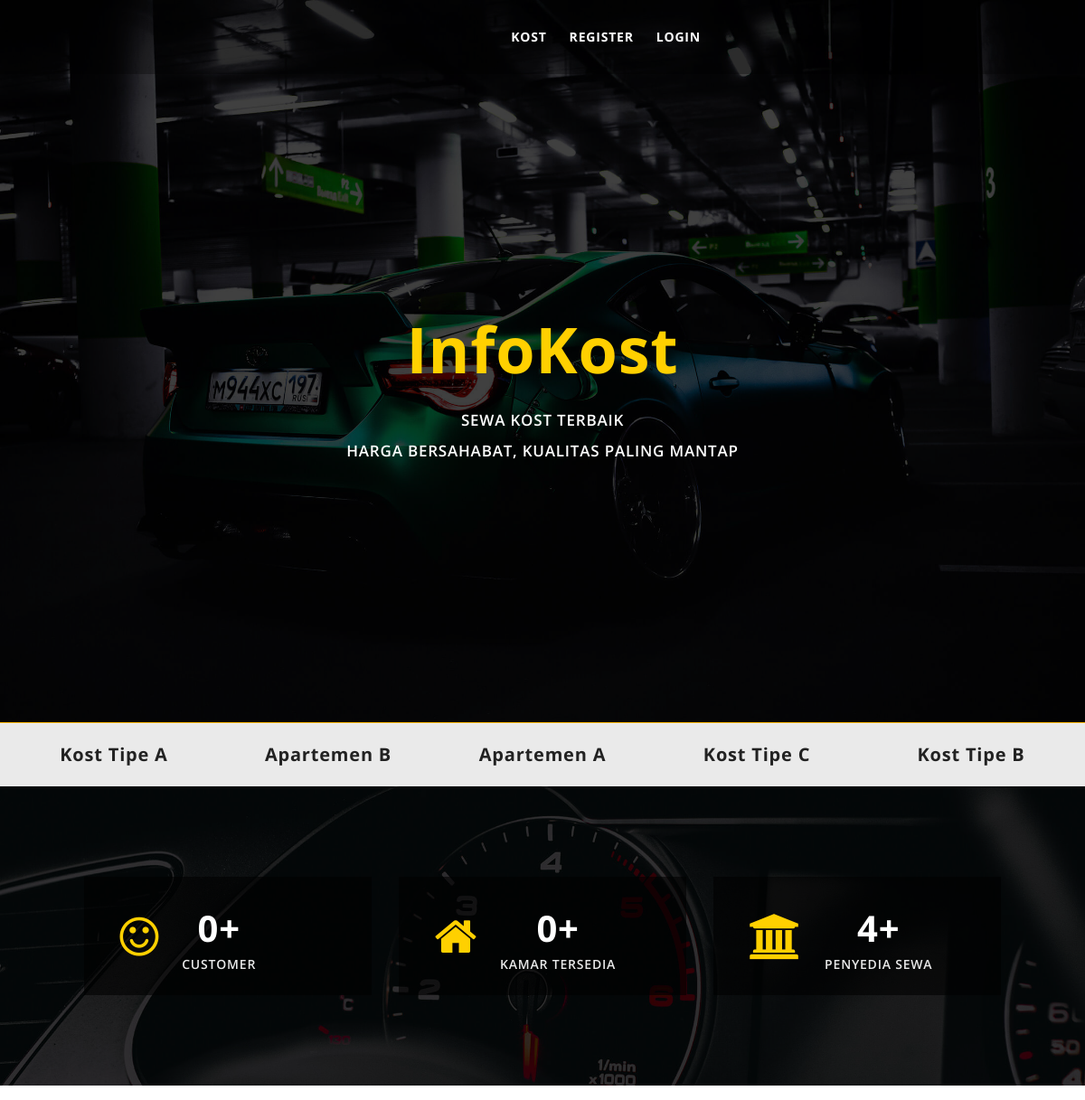
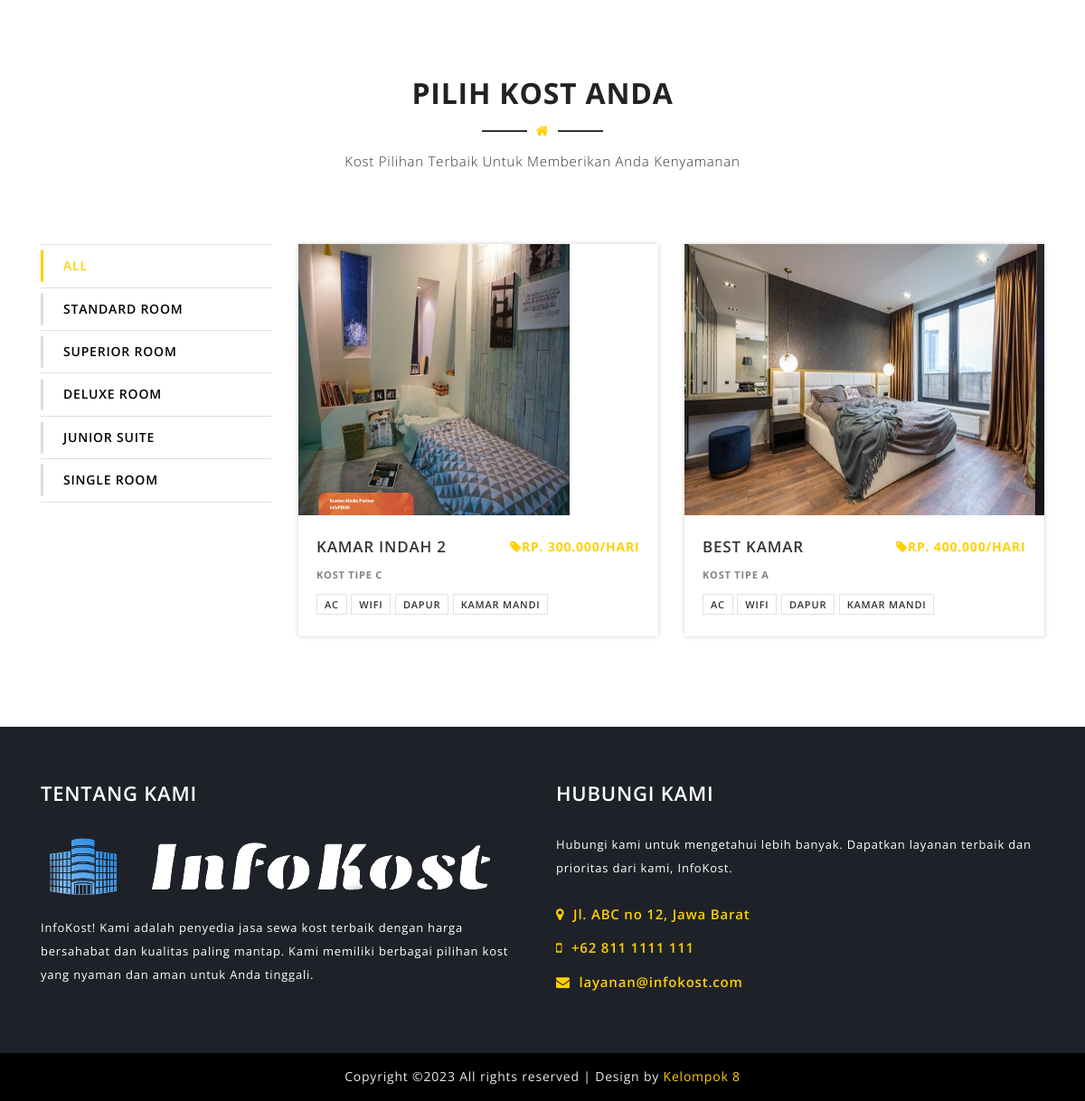
The page /index.php/customer/dashboard on the database its author committed (2 pictures, top to bottom).
### tables this page shows
CREATE TABLE `customer` (
  `id_customer` int(11) NOT NULL,
  `nama` varchar(120) NOT NULL,
  `nama_rental` varchar(120) NOT NULL,
  `username` varchar(120) NOT NULL,
  `alamat` varchar(120) NOT NULL,
  `gender` varchar(20) NOT NULL,
  `no_telp` varchar(20) NOT NULL,
  `no_ktp` varchar(50) NOT NULL,
  `password` varchar(120) NOT NULL,
  `role_id` int(11) NOT NULL
);

CREATE TABLE `type` (
  `id_type` int(11) NOT NULL,
  `kode_type` varchar(10) NOT NULL,
  `nama_type` varchar(50) NOT NULL
);

CREATE TABLE `kos` (
  `id_kos` int(11) NOT NULL,
  `nama_rental` varchar(120) NOT NULL,
  `kode_type` varchar(120) NOT NULL,
  `merk` varchar(120) NOT NULL,
  `no_plat` varchar(200) NOT NULL,
  `warna` varchar(20) NOT NULL,
  `tahun` varchar(4) NOT NULL,
  `status` varchar(50) NOT NULL,
  `harga` int(11) NOT NULL,
  `denda` int(11) NOT NULL,
  `ac` int(11) NOT NULL,
  `supir` int(11) NOT NULL,
  `mp3_player` int(11) NOT NULL,
  `central_lock` int(11) NOT NULL,
  `gambar` varchar(255) NOT NULL
);

### application/controllers/customer/Dashboard.php (called while the page is built, shortened)
<?php
	class Dashboard extends CI_Controller{
		public function index(){
			$data['kos'] = $this->db->query("SELECT * FROM kos mb, type tp WHERE mb.kode_type=tp.kode_type")->result();
			$data['rental'] = $this->db->query("SELECT nama_rental FROM customer WHERE nama_rental != ''")->result();
			$data['type'] = $this->rental_model->get_data('type')->result();
			$data['total_kos'] = $this->db->query("SELECT * FROM kos WHERE status = '1'")->num_rows()-1;
			$data['total_customer'] = $this->db->query("SELECT * FROM customer WHERE role_id = '2'")->num_rows()-1;
			$data['total_rental'] = $this->db->query("SELECT * FROM customer WHERE role_id = '3'")->num_rows()-1;
			$this->load->view('templates_customer/header');
			$this->load->view('customer/dashboard', $data);
			$this->load->view('templates_customer/footer');
		}
	}
?>

### index.php (called while the page is built, shortened)
<?php
require_once BASEPATH.'core/CodeIgniter.php';

### application/models/Rental_model.php (called while the page is built, shortened)
<?php
	class Rental_model extends CI_Model{
		public function get_data($table){
			return $this->db->get($table);
		}
	}
?>

### application/views/customer/dashboard.php (the view)
<section id="slideslow-bg">
    <div class="container">
        <div class="row">
            <div class="col-lg-12 text-center">
                <div class="slideshowcontent">
                    <div class="display-table">
                        <div class="display-table-cell">
                            <h1>InfoKost</h1>
                            <p>SEWA KOST TERBAIK <br>HARGA BERSAHABAT, KUALITAS PALING MANTAP</p>
                        </div>
                    </div>
                </div>
            </div>
        </div>
    </div>
</section>
<div id="partner-area">
    <div class="container-fluid">
        <div class="row">
            <div class="col-lg-12 text-center">
                <div class="partner-content-wrap">
                    <?php foreach ($rental as $rt) : ?>
                        <div class="single-partner">
                            <div class="display-table">
                                <div class="display-table-cell">
                                    <h5><?php echo $rt->nama_rental ?></h5>
                                </div>
                            </div>
                        </div>
                    <?php endforeach; ?>
                </div>
            </div>
        </div>
    </div>
</div>
<section id="funfact-area" class="overlay section-padding">
    <div class="container">
        <div class="row">
            <div class="col-lg-11 col-md-12 m-auto">
                <div class="funfact-content-wrap">
                    <div class="row">
                        <div class="col-lg-4 col-md-6">
                            <div class="single-funfact">
                                <div class="funfact-icon">
                                    <i class="fa fa-smile-o"></i>
                                </div>
                                <div class="funfact-content">
                                    <p><span class="counter"><?php echo $total_customer ?></span>+</p>
                                    <h4>CUSTOMER</h4>
                                </div>
                            </div>
                        </div>
                        <div class="col-lg-4 col-md-6">
                            <div class="single-funfact">
                                <div class="funfact-icon">
                                    <i class="fa fa-home"></i>
                                </div>
                                <div class="funfact-content">
                                    <p><span class="counter"><?php echo $total_kos ?></span>+</p>
                                    <h4>KAMAR TERSEDIA</h4>
                                </div>
                            </div>
                        </div>
                        <div class="col-lg-4 col-md-6">
                            <div class="single-funfact">
                                <div class="funfact-icon">
                                    <i class="fa fa-bank"></i>
                                </div>
                                <div class="funfact-content">
                                    <p><span class="counter"><?php echo $total_rental ?></span>+</p>
                                    <h4>PENYEDIA SEWA</h4>
                                </div>
                            </div>
                        </div>
                    </div>
                </div>
            </div>
        </div>
    </div>
</section>
<section id="choose-car" class="section-padding">
    <div class="container">
        <div class="row">
            <div class="col-lg-12">
                <div class="section-title  text-center">
                    <h2>Pilih Kost Anda</h2>
                    <span class="title-line"><i class="fa fa-home"></i></span>
                    <p>Kost Pilihan Terbaik Untuk Memberikan Anda Kenyamanan</p>
                </div>
            </div>
        </div>
        <div class="row">
            <div class="col-lg-12">
                <div class="choose-ur-cars">
                    <div class="row">
                        <div class="col-lg-3">
                            <div class="home2-car-filter">
                                <a href="#" data-filter="*" class="active">all</a>
                                <?php foreach ($type as $tp ) : ?>
                                    <a href="#" data-filter=".<?php echo $tp->kode_type ?>"><?php echo $tp->nama_type ?></a>
                                <?php endforeach; ?>
                            </div>
                        </div>
                        <div class="col-lg-9">
                            <div class="row popular-car-gird">
                                <?php foreach ($kos as $mb ) : ?>
                                    <div class="col-lg-6 col-md-6 <?php echo $mb->kode_type ?>">
                                        <div class="single-popular-car">
                                            <div class="p-car-thumbnails">
                                                <a class="car-hover" href="<?php echo base_url('assets/upload/' . $mb->gambar) ?>">
                                                    <img style="height: 300px"src="<?php echo base_url('assets/upload/' . $mb->gambar) ?>" alt="<?php echo $mb->merk ?>">
                                                </a>
                                            </div>
                                            <div class="p-car-content">
                                                <h3>
                                                    <a href="<?php echo base_url('customer/data_kos/detail_kos/') . $mb->id_kos ?>"><?php echo $mb->merk ?></a>
                                                    <span class="price"><i class="fa fa-tag"></i>Rp. <?php echo number_format($mb->harga,0,',','.') ?>/Hari</span>
                                                </h3>
                                                <h5><?php echo $mb->nama_rental ?></h5>
                                                <div class="p-car-feature">
                                                    <?php if($mb->ac == '1') { ?>
                                                        <a>AC</a>
                                                    <?php } else { ?>
                                                    <?php } ?>
                                                    <?php if($mb->supir == '1') { ?>
                                                        <a>Wifi</a>
                                                    <?php } else { ?>
                                                    <?php } ?>
                                                    <?php if($mb->mp3_player == '1') { ?>
                                                        <a>Dapur</a>
                                                    <?php } else { ?>
                                                    <?php } ?>
                                                    <?php if($mb->central_lock == '1') { ?>
                                                        <a>Kamar Mandi</a>
                                                    <?php } else { ?>
                                                    <?php } ?>
                                                </div>
                                            </div>
                                        </div>
                                    </div>
                                <?php endforeach; ?>
                            </div>
                        </div>
                    </div>
                </div>
            </div>
        </div>
    </div>
</section>

### application/views/templates_customer/header.php (shortened to what this page needs)
<!DOCTYPE html>
<html class="no-js" lang="zxx">
<head>
    <link href="<?php echo base_url() ?>assets/assets_shop/css/bootstrap.min.css" rel="stylesheet">
    <link href="<?php echo base_url() ?>assets/assets_shop/css/plugins/vegas.min.css" rel="stylesheet">
    <link href="<?php echo base_url() ?>assets/assets_shop/css/plugins/slicknav.min.css" rel="stylesheet">
    <link href="<?php echo base_url() ?>assets/assets_shop/css/plugins/magnific-popup.css" rel="stylesheet">
    <link href="<?php echo base_url() ?>assets/assets_shop/css/plugins/owl.carousel.min.css" rel="stylesheet">
    <link href="<?php echo base_url() ?>assets/assets_shop/css/plugins/gijgo.css" rel="stylesheet">
    <link href="<?php echo base_url() ?>assets/assets_shop/css/font-awesome.css" rel="stylesheet">
    <link href="<?php echo base_url() ?>assets/assets_shop/css/reset.css" rel="stylesheet">
    <link href="<?php echo base_url() ?>assets/assets_shop/css/style.css" rel="stylesheet">
    <link href="<?php echo base_url() ?>assets/assets_shop/css/responsive.css" rel="stylesheet">
</head>
<body class="loader-active">
    <header id="header-area" class="fixed-top">
        <div id="header-bottom">
            <div class="container">
                <div class="row">
                    <div class="col-lg-8 d-none d-xl-block">
                        <nav class="mainmenu alignright">
                            <ul>
                                <li><a href="<?php echo base_url('customer/data_kos') ?>">Kost</a></li>
                                <?php if($this->session->userdata('nama')) { ?>
                                    <li><a href="<?php echo base_url('auth/ganti_password') ?>">Ganti Password</a></li>
                                    <li><a class="text-warning">Halo, <?php echo $this->session->userdata('nama') ?></a></li>
                                    <li><a href="<?php echo base_url('auth/logout') ?>">| LOGOUT</a></li>
                                <?php }else{ ?>
                                    <li><a href="<?php echo base_url('register') ?>">Register</a></li>
                                    <li><a href="<?php echo base_url('auth/login') ?>">Login</a></li>
                                <?php } ?>
                            </ul>
                        </nav>
                    </div>
                </div>
            </div>
        </div>
    </header>

### application/views/templates_customer/footer.php (shortened to what this page needs)
    <section id="footer-area">
        <div class="footer-widget-area">
            <div class="container">
                <div class="row">
                    <div class="col-lg-6 col-md-6">
                        <div class="single-footer-widget">
                            <h2>Tentang Kami</h2>
                            <div class="widget-body">
                                <img src="<?php echo base_url() ?>assets/assets_shop/img/logo2.png" alt="JSOFT">
                                <p>InfoKost! Kami adalah penyedia jasa sewa kost terbaik dengan harga bersahabat dan kualitas paling mantap. Kami memiliki berbagai pilihan kost yang nyaman dan aman untuk Anda tinggali.</p>
                            </div>
                        </div>
                    </div>
                    <div class="col-lg-6 col-md-6">
                        <div class="single-footer-widget">
                            <h2>Hubungi Kami</h2>
                            <div class="widget-body">
                                <p>Hubungi kami untuk mengetahui lebih banyak. Dapatkan layanan terbaik dan prioritas dari kami, InfoKost.</p>
                                <ul class="get-touch">
                                    <li><i class="fa fa-map-marker"></i> Jl. ABC no 12, Jawa Barat</li>
                                    <li><i class="fa fa-mobile"></i> +62 811 1111 111</li>
                                    <li><i class="fa fa-envelope"></i> layanan@infokost.com</li>
                                </ul>
                            </div>
                        </div>
                    </div>
                </div>
            </div>
        </div>
        <div class="footer-bottom-area">
            <div class="container">
                <div class="row">
                    <div class="col-lg-12 text-center">
                        <p>
Copyright &copy;<script>document.write(new Date().getFullYear());</script> All rights reserved | Design by <a href="https://colorlib.com" target="_blank">Kelompok 8</a>
</p>
                    </div>
                </div>
            </div>
        </div>
    </section>
</body>
</html>

### assets/assets_shop/css/responsive.css (style rules this page uses)
@media only screen and (min-width: 992px) { .single-funfact { margin-bottom: 0; } }
@media only screen and (min-width: 992px) { .single-pricing-table, .single-footer-widget { margin-bottom: 0; } }
@media only screen and (min-width: 992px) { .slideshowcontent h1 { font-size: 70px; } }
@media only screen and (min-width: 992px) { .slideshowcontent { font-size: 17px; } }
@media only screen and (min-width: 992px) { .service-image, .home2-car-filter { margin-bottom: 50px; } }

### rows shown on the page
customer: nama_rental "Kost Tipe A"
customer: nama_rental "Kost Tipe B"
customer: nama_rental "Kost Tipe C"
customer: nama_rental "Apartemen A"
customer: nama_rental "Apartemen B"
type: nama_type "STANDARD ROOM"
type: nama_type "SUPERIOR ROOM"
type: nama_type "DELUXE ROOM"
type: nama_type "JUNIOR SUITE"
type: nama_type "SINGLE ROOM"
kos: gambar (picture), merk "KAMAR INDAH 2", harga "300.000", nama_rental "KOST TIPE C", ac "AC", supir "WIFI", mp3_player "DAPUR", central_lock "KAMAR MANDI"
kos: gambar (picture), merk "BEST KAMAR", harga "400.000", nama_rental "KOST TIPE A", ac "AC", supir "WIFI", mp3_player "DAPUR", central_lock "KAMAR MANDI"

### other values the page prints
$total_customer "0"
$total_kos "0"
$total_rental "4"
